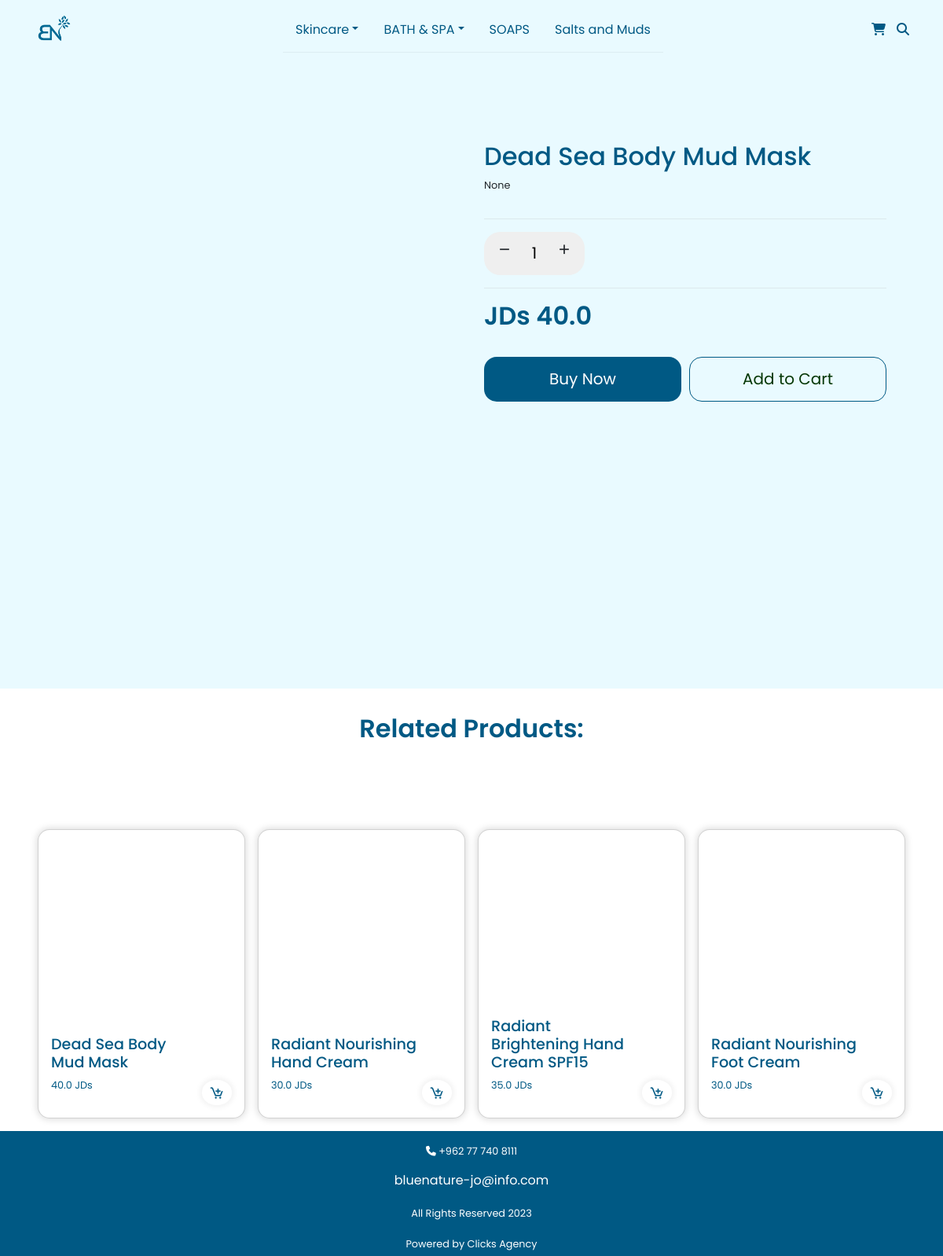
The page /product/14/ on the database its author committed.
### home/models.py (models this page shows, shortened)
class product(models.Model):
    category = models.ManyToManyField(Category, related_name='category')
    subCategory = models.ManyToManyField(SubCategory, related_name='sub')
    menuitem = models.ManyToManyField(MenuItems,blank=True)
    name = models.CharField(max_length=55)
    benefits = RichTextField(null=True, blank=True)
    ideal_for = RichTextField(null=True, blank=True)
    image = CloudinaryField('image')

class ProductVariant(models.Model):
    product = models.ForeignKey(product, related_name='variants', on_delete=models.CASCADE)
    size = models.CharField(max_length=55, blank=True, null=True)
    Flavor = models.CharField(max_length=55, blank=True, null=True)
    price = models.FloatField()

### home/views.py (the view)
# urls.py: path('product/<int:product_id>/', views.singleproduct, name='product'),
def singleproduct(request, product_id):
    product = models.product.objects.get(id=product_id)
    sub_categories = product.subCategory.all()
    sub_category_names = [subcategory.name for subcategory in sub_categories]
    variants = models.ProductVariant.objects.filter(product=product)
    price_range = variants.aggregate(min_price=Min('price'), max_price=Max('price'))
    min_price = price_range['min_price']
    max_price = price_range['max_price']
    related = models.product.objects.filter(subCategory__name__in=sub_category_names)[:4]
    context = {
        'product': product,
        'variants': variants,
        'sub': sub_categories,
        'related': related,
        'min_price': min_price,
        'max_price': max_price,
    }
    return render(request, 'product.html', context)

### templates/product.html (shortened to what this page needs)
{% extends 'layout/navbar.html' %}
{% load static %}
{% block style %}
    <link rel="stylesheet" href="{% static 'css/product.css' %}">
    <link href='https://unpkg.com/boxicons@2.1.4/css/boxicons.min.css' rel='stylesheet'>
{% endblock %}
{% block content %}
        <section class="hero">
        <div class="left">
        </div>
        <div class="right">
            <div class="text">
                <h1 id="product-name">{{ product.name }}</h1>
                <p>{{ product.benefits }}</p>
            </div>
            <hr>
            {% if product.variants.count > 1 %}
                <form method="post" action="{% url 'addtocart' product_id=product.id %}">
                {% csrf_token %}
                <label for="variantSelect" class="form-label">Select:</label>
                                    <select class="form-select" id="variantSelect" name="variant">
                                        {% for variant in product.variants.all %}
                                            <option value="{{ variant.id }}">
                                            {% if variant.size %}
                                                {{ variant.size }}
                                            {% endif %}
                                            {% if variant.Flavor %}
                                                {{ variant.Flavor }}
                                            {% endif %}
                                                - {{ variant.price }} JDs
                                            </option>
                                         {% endfor %}
                                    </select>
                <hr>
                <div class=" quantity">
                    <i class='bx bx-minus'></i>
                    <input id="q" type="text" name="quantity" value="1"/>
                    <i class='bx bx-plus'></i>
                </div>
                <div class="btns">
                    <button id="buy" type="submit">Buy Now</button>
                    <button id="add" type="submit">Add to Cart</button>
                </div>
                </form>
                {% else %}
                 <div class="fs-5 mb-5">
                                <form method="post" action="{% url 'addtocart' product_id=product.id %}">
                                    <div>
                                        <div class=" quantity">
                                            <i class='bx bx-minus' id="minus"></i>
                                            <input id="q" type="text" name="quantity" value="1"/>
                                            <i class='bx bx-plus' id="plus"></i>
                                        </div>
                                        <hr>
                                        <h2>JDs {{ product.variants.first.price }}</h2>
                                        <div class="btns">
                                            <button id="buy" type="submit">Buy Now</button>
                                            <button id="add" type="submit">Add to Cart</button>
                                        </div>
                                    </div>
                                </form>
                            </div>
                {% endif %}
            </div>
    </section>
    <section class="related">
    <h2 id="related">Related Products:</h2>
    <div class="product-hero">
            {% for i in related %}
            <div class="card">
                <div class="card-body">
                    <div class="card-text">
                        <h2 class="product-name">{{ i.name }}</h2>
                        <p class="price">{{ i.variants.first.price }} JDs</p>
                    </div>
                    <a href="{% url 'product' product_id=i.id %}" class="icon-div">
                        <i class='bx bx-cart-add'></i>
                    </a>
                </div>
            </div>
            {% endfor %}
        </div>
    </section>
{% endblock %}

### home/static/css/product.css (style rules this page uses)
* { margin: 0; padding: 0; box-sizing: border-box; font-family: 'Poppins', sans-serif; }
.hero { display: flex; justify-content: space-between; height: 100vh; padding: 1.5rem; background-color: #E9FAFF; }
.left { display: flex; flex-direction: column; gap: 1rem; justify-content: center; width: 50%; overflow: hidden; }
.right { display: flex; flex-direction: column; width: 50%; padding: 5rem 3rem 0 1rem; }
#product-name { font-size: 2rem; color: var(--blue); }
p { margin-top: 0.5rem; font-size: 0.8rem; }
hr { margin: 1rem 0; border: none; border-top: 1px solid #b4b4b4; }
h2 { font-weight: 600; color: var(--blue); }
.quantity { background-color: #efefef; display: flex; justify-content: center; width: 25%; padding: 0.8rem 0.5rem; border-radius: 1.3rem; }
#q { border: none; background-color: transparent; text-align: center; width: 50%; }
.btns { margin-top: 2rem; display: flex; justify-content: space-between; gap: 2%; }
#buy { border: none; background-color: var(--blue); color: white; padding: 0.8rem 3rem; border-radius: 1rem; width: 49%; }
#add { border: none; background-color: transparent; color: rgb(5, 55, 5); padding: 0.8rem 3rem; border: solid 1px var(--blue); border-radius: 1rem; width: 49%; }
.product-hero { display: flex; flex-wrap: wrap; justify-content: center; gap: 1rem; padding: 1rem; margin-top: 4rem; }
.card { display: flex; flex-direction: column; justify-content: space-between; height: 23rem; width: 22vw; border-radius: 0.9375rem; box-shadow: 0px 0px 10px 1px rgba(0, 0, 0, 0.15); margin-top: 1.3rem; padding-bottom: 1rem; overflow: hidden; }
.card-body { display: flex; justify-content: space-between; align-items: end; padding: 0 1rem; }
.product-name { font-weight: 500; font-size: 1.2rem; color: var(--blue); }
.price { font-weight: 400; color: var(--blue); }
.icon-div { box-shadow: 0px 0px 6px 3px rgba(0, 0, 0, 0.05); border-radius: 48%; display: flex; justify-content: center; align-items: center; text-decoration: none; color: black; }
.bx-cart-add { font-size: 1.2rem; padding: 0.4rem 0.6rem; }
.bx-cart-add { color: var(--blue); }
.related { margin-top: 2rem; display: flex; flex-direction: column; justify-content: center; align-items: center; }
#related { color: var(--blue); }

### home/static/css/navbar.css (style rules this page uses)
:root { --lg-font: 'Nunito', serif; --blue: #005984; }
body { font-family: var(--lg-font); }

### rows shown on the page
product: name "Dead Sea Body Mud Mask", benefits "None", variants.first.price "40.0"
product: name "Radiant Nourishing Hand Cream", variants.first.price "30.0"
product: name "Radiant Brightening Hand Cream SPF15", variants.first.price "35.0"
product: name "Radiant Nourishing Foot Cream", variants.first.price "30.0"
